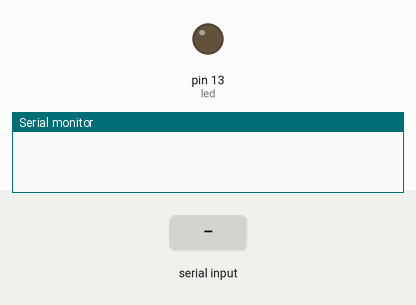
This sketch was run on a simulated Arduino Uno, built with avr-gcc and run on an emulated ATmega328P. On the bench: output pins drawn as LEDs (lit = HIGH), the last lines printed to the serial monitor. The test bench sets the inputs (shaded band).

Above: at 1.2 s.
1.3 s: "*hello#\n" received over Serial
At 1.9 s:
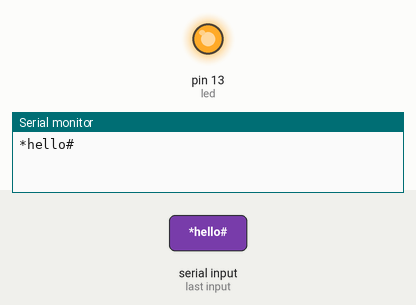
2.8 s: "*1#\n" received over Serial
At 4.1 s:
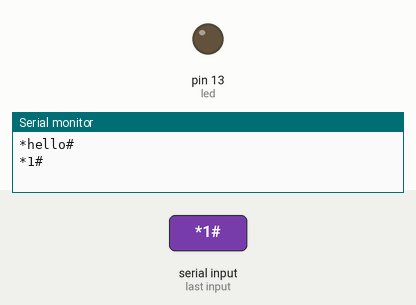
Timing chart, 0 to 5.8 s (numbered marks = the images above; inputs shaded):
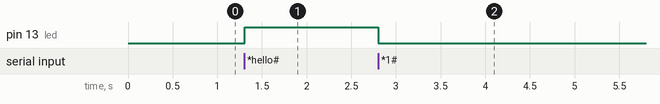

Measured:
- after the input at 1.3 s, pin 13 (led): LOW → HIGH at once
- after the input at 2.8 s, pin 13 (led): HIGH → LOW at once

The sketch:

bluetooth_hc05_phone.ino
```cpp
/*
 *
 * HC05 bluetooth control using phone to on/off or do anything
 */

int led = 13;
void setup()
{
  Serial.begin(9600);

  pinMode(led,OUTPUT);
  digitalWrite(led,LOW);
}
void loop()
{
 if(Serial.available())
 {
   String value = Serial.readStringUntil('\n');
   Serial.println(value);
   if(value == "*hello#")
   {
     digitalWrite(led,HIGH);
   }
   else if(value == "*1#")
   {
     digitalWrite(led,LOW);
   }

 }
}
```
